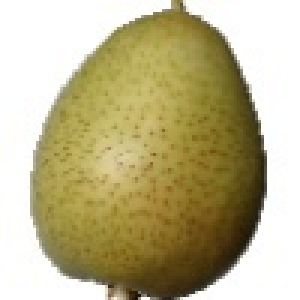
#> input picture lab8/solution/images/pear.jpg, 100 x 100 px (shown 3 times larger); the run also reads 1 picture not shown here
$ jupyter execute 'Practical 8 Image Processing.ipynb'
#> lines starting #> are read from the running program, lines starting #| are printed output that depends on the picture; after the words box and inside, x2 and y2 are one past the last pixel; in counts of white or black regions, pixels touching at a corner belong together; long printed decimals are rounded
# Handling Image Files

[cell 1]
import numpy
import imageio
import matplotlib.pyplot as plt

im = imageio.imread("../images/pear.jpg")
#> im is the input picture: shape (100, 100, 3); mean R, G, B 188.7, 179.6, 139.8
print(im.shape)
#| (100, 100, 3)

plt.imshow(im)
plt.show()

# Finding Features in Images

## Canny Edge Detection

[cell 2]
import numpy as np
import imageio
import matplotlib.pyplot as plt
import skimage.color as color
import skimage.feature as feature


from scipy import ndimage as ndi
from skimage.util import random_noise

im = imageio.imread("../images/strawberry.jpg")
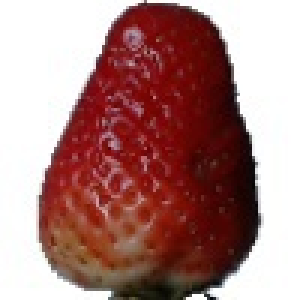
#> input picture lab8/solution/images/strawberry.jpg, 100 x 100 px (shown 3 times larger)
#> im is the input picture: shape (100, 100, 3); mean R, G, B 172.3, 131.1, 128.1

img = color.rgb2gray( im )

edges1 = feature.canny(img,sigma=1)
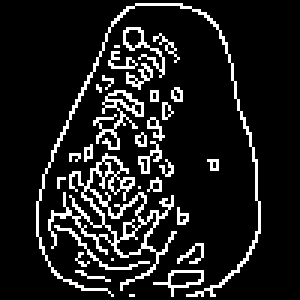
#> edges1: shape (100, 100) bool (shown 3 times larger); 12.1% white in thin lines or dots, all inside (x1, y1, x2, y2) = (12, 1, 87, 99)
edges2 = feature.canny(img,sigma=3)

fig, ax = plt.subplots(nrows =1 ,ncols= 4, figsize= (8,3), sharex=True, sharey=True)

ax[0].imshow(im)
ax[0].set_title('original image')

ax[1].imshow(img,cmap=plt.cm.gray, interpolation='nearest' )
ax[1].set_title("greyscale image")

ax[2].imshow(edges1, cmap=plt.cm.gray, interpolation='nearest' )
ax[2].set_title("Canny filter, sigma=1")

ax[3].imshow(edges2, cmap=plt.cm.gray, interpolation='nearest' )
ax[3].set_title("Canny filter, $\sigma=3$")

for a in ax:
    a.axis('off')

fig.tight_layout()
plt.show()
# plt.imshow(img)
# plt.show()

[cell 3]
# example !!!!!!!!!!!! from internet
import numpy as np
import imageio
import matplotlib.pyplot as plt
import skimage.color as color
import skimage.feature as feature


from scipy import ndimage as ndi
from skimage.util import random_noise

# Generate noisy image of a square
image = np.zeros((128, 128), dtype=float)
image[32:-32, 32:-32] = 1

image = ndi.rotate(image, 15, mode='constant')
image = ndi.gaussian_filter(image, 4)
image = random_noise(image, mode='speckle', mean=0.1)

# Compute the Canny filter for two values of sigma
edges1 = feature.canny(image)
edges2 = feature.canny(image, sigma=3)

# display results
fig, ax = plt.subplots(nrows=1, ncols=3, figsize=(8, 3))

ax[0].imshow(image, cmap='gray')
ax[0].set_title('noisy image', fontsize=20)

ax[1].imshow(edges1, cmap='gray')
ax[1].set_title(r'Canny filter, $\sigma=1$', fontsize=20)

ax[2].imshow(edges2, cmap='gray')
ax[2].set_title(r'Canny filter, $\sigma=3$', fontsize=20)

for a in ax:
    a.axis('off')

fig.tight_layout()
plt.show()
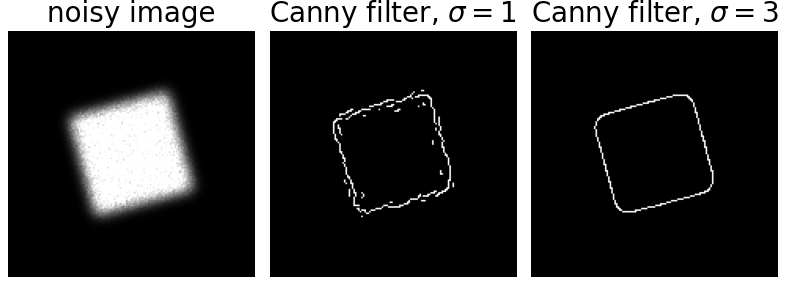
#> figure drawn by matplotlib, 3 panels

## Thresholding and Convex Hull Computation

[cell 4]
import numpy as np
import imageio
import matplotlib.pyplot as plt
import skimage.color as color
import skimage.filters as filters
import skimage.util as util
import skimage.morphology as morphology


im = imageio.imread("../images/strawberry.jpg")

img = color.rgb2gray( im )

threshold = filters.threshold_otsu(img)
#> threshold = 0.592
print('Otsu method threshold = ', threshold)
#| Otsu method threshold =  0.5923
binary_img = img > threshold
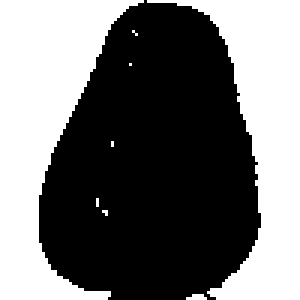
#> binary_img: shape (100, 100) bool (shown 3 times larger); 44.3% white; 8 white regions (6 under 20 px), largest, box (x1, y1, x2, y2) and area: (0, 0, 48, 100) 2368, (49, 0, 100, 100) 2039

inverted_binary_img = util.invert( binary_img )


hull = morphology.convex_hull_image( inverted_binary_img )
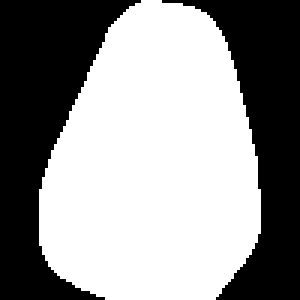
#> hull: shape (100, 100) bool (shown 3 times larger); 57.5% white; 2 black regions, box (x1, y1, x2, y2) and area: (0, 0, 47, 100) 2305, (54, 0, 100, 100) 1944

fig,axs = plt.subplots(nrows=1, ncols=4, figsize=(8, 3), sharex=True, sharey=True)

axs[0].imshow(im)
axs[0].set_title( 'original image')

axs[1].imshow( binary_img, cmap=plt.cm.gray)
axs[1].set_title( 'b&w image')

axs[2].imshow(inverted_binary_img, cmap=plt.cm.gray)
axs[2].set_title( 'inverted image')

axs[3].imshow( hull, cmap=plt.cm.gray )
axs[3].set_title( 'convex hull' )

fig.tight_layout()
plt.show()

## Finding Contours

[cell 5]
import numpy as np
import imageio
import matplotlib.pyplot as plt
import skimage.color as color
import skimage.filters as filters
import skimage.measure as measure

im = imageio.imread("../images/green-bridge.jpg")
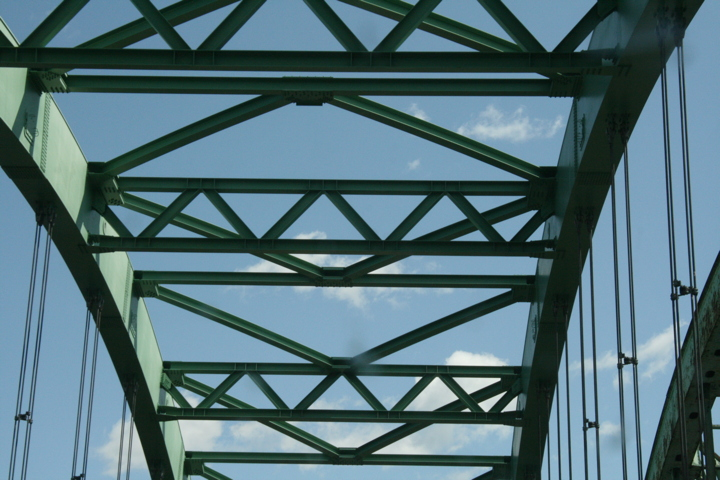
#> input picture lab8/solution/images/green-bridge.jpg, 720 x 480 px
#> im is the input picture: shape (480, 720, 3); mean R, G, B 83, 112.2, 120.3

img = color.rgb2gray( im )
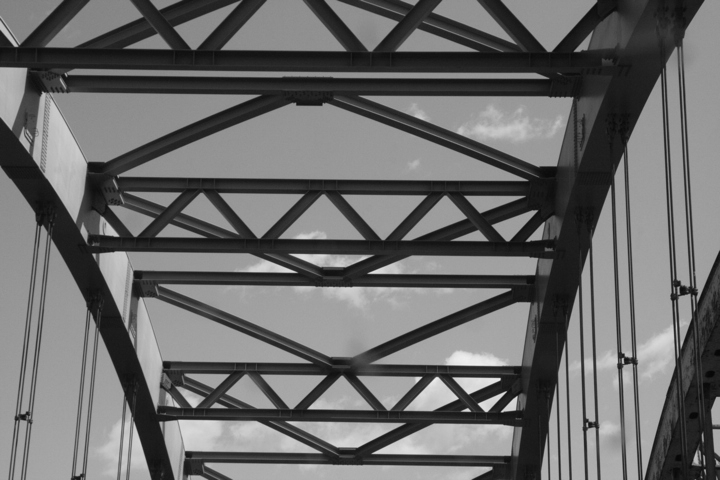
#> img: shape (480, 720) float64; min 0.0244, max 0.943, mean 0.418

threshold = filters.threshold_otsu(img)
#> threshold = 0.389

contours = measure.find_contours(img, threshold)
#> contours = 466 point arrays, longest 1301 points

fig ,axs = plt.subplots(nrows = 1, ncols = 3, figsize = (8,3), sharex=True, sharey=True )

axs[0].imshow(im)
axs[0].set_title( 'original image' )

axs[1].imshow(img,cmap = plt.cm.gray)
axs[1].set_title("greyscale image")

for contour in contours :
    axs[2].plot(contour[:,1],contour[:,0], 'k-', linewidth=2 )
#> this loop made 466 passes
#> contour on pass 5: [[0, 241.3], [0.446, 241], [0, 240.2]]
axs[2].set_title( 'image contours' )


fig.tight_layout()

plt.show()
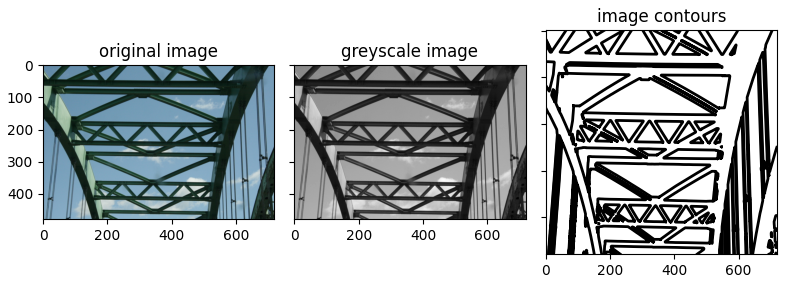
#> figure drawn by matplotlib, 3 panels

## Finding Lines

[cell 6]
import numpy as np
import imageio
import matplotlib.pyplot as plt
import skimage.color as color
import skimage.feature as feature
import skimage.transform as transform

im = imageio.imread('../data/green-bridge.jpg')

img = color.rgb2gray(im)

edges1 = feature.canny(img)
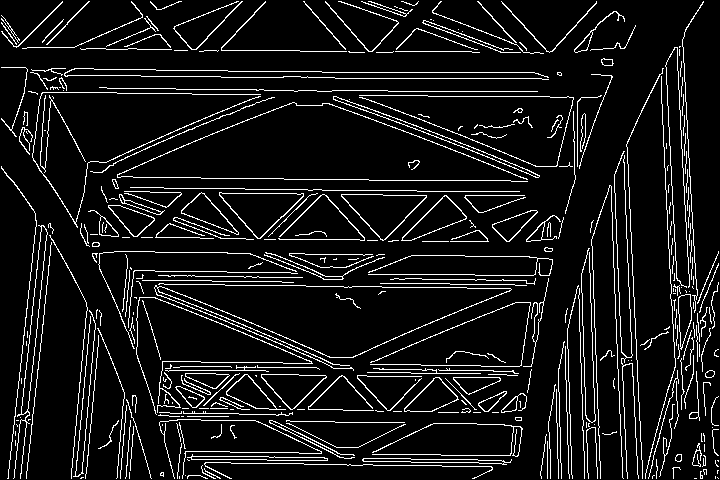
#> edges1: shape (480, 720) bool; 8.9% white in thin lines or dots

lines = transform.probabilistic_hough_line(edges1,threshold=10,line_length=100,line_gap=3)
#> lines = 72 items

#-plot the results
fig, (ax0, ax1, ax2, ax3) = plt.subplots( nrows=1, ncols=4, figsize=(8, 3), sharex=True, sharey=True )

ax0.imshow( im )
ax0.axis( 'off' )
ax0.set_title( 'original image' )

ax1.imshow( img, cmap=plt.cm.gray, interpolation='nearest' )
ax1.axis( 'off' )
ax1.set_title( 'greyscale image' )

ax2.imshow( edges1, cmap=plt.cm.gray, interpolation='nearest' )
ax2.axis( 'off' )
ax2.set_title( 'canny edges' )

for line in lines:
    p0, p1 = line
    ax3.plot(( p0[0], p1[0] ), ( p0[1], p1[1] ))
#> this loop made 72 passes
#> (p0, p1) on passes 1 to 12: ((685, 221), (677, 54)), ((537, 91), (388, 91)), ((526, 178), (348, 110)), ((676, 278), (667, 90)), ((534, 72), (322, 72)), ((510, 180), (369, 180)), ((541, 78), (335, 78)), ((474, 365), (370, 364)), ((232, 89), (119, 88)), ((280, 77), (167, 76)), ((615, 318), (611, 186)), ((537, 177), (412, 127))
ax3.set_xlim(( 0, img.shape[1] ))
ax3.set_ylim(( img.shape[0], 0 ))
ax3.set_title( 'Probabilistic Hough' )

fig.tight_layout()


plt.show()
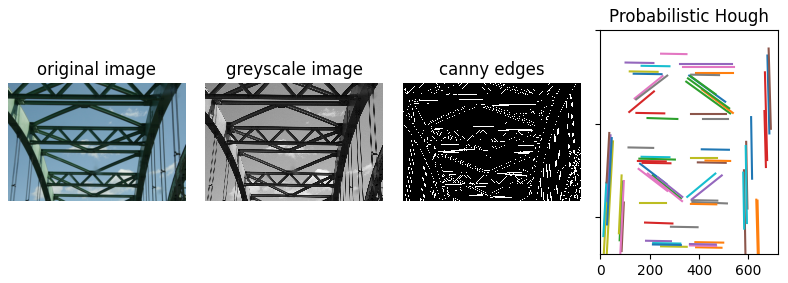
#> figure drawn by matplotlib, 4 panels
